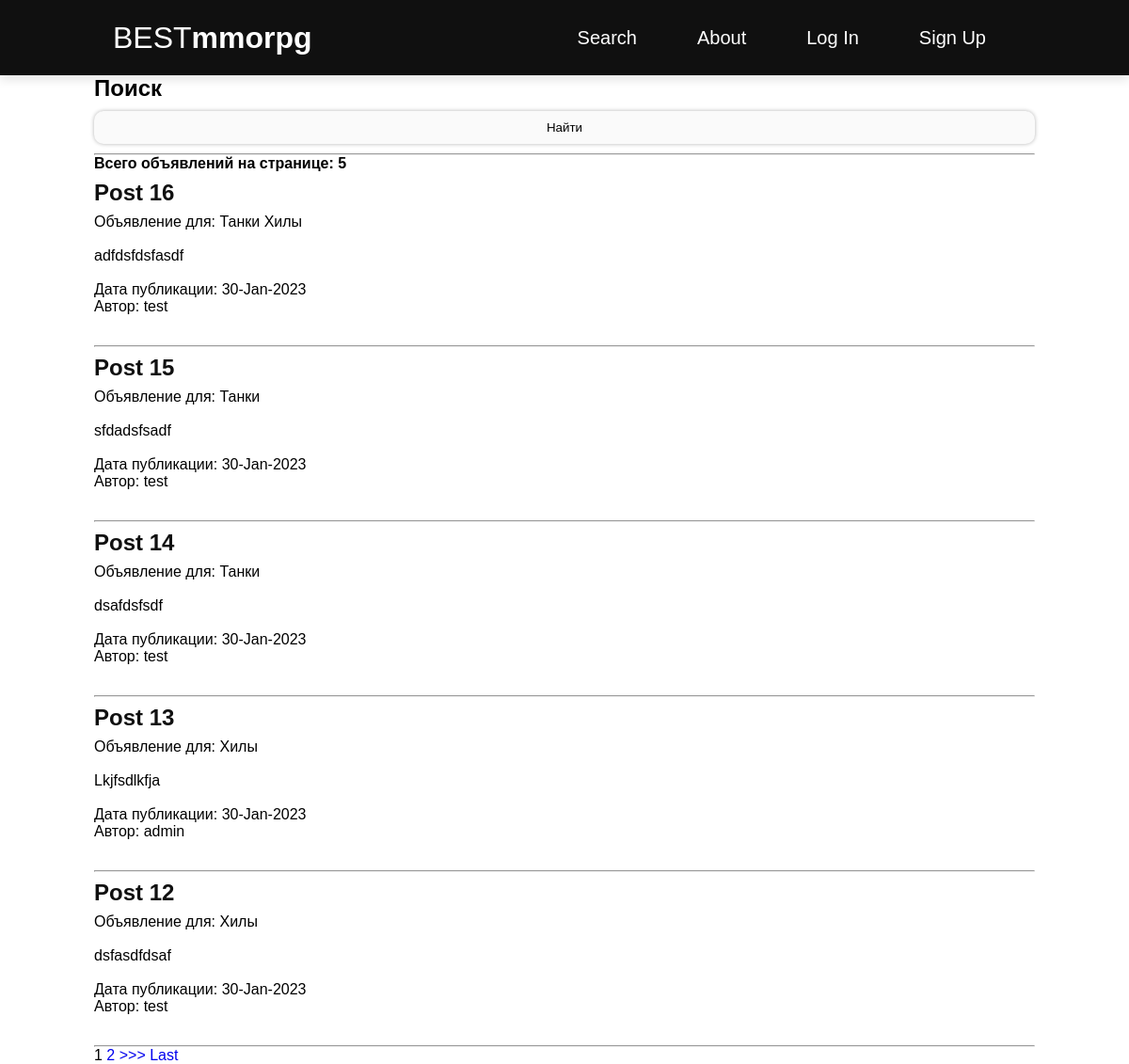
The page / on the database its author committed.
### posts/models.py (models this page shows, shortened)
class Post(models.Model):
    author = models.ForeignKey(Author, on_delete=models.CASCADE)
    title = models.CharField(max_length=255)
    body = models.TextField()
    post_time = models.DateTimeField(auto_now_add=True)
    category = models.ManyToManyField(Category)

class Category(models.Model):
    name = models.CharField(max_length=255, unique=True)
    def __str__(self):
        return self.name

class Author(models.Model):
    user = models.OneToOneField(User, on_delete=models.CASCADE)
    def __str__(self):
        author_id = str(self.user.username)
        return author_id

### posts/views.py (the view)
# urls.py: path('', PostListView.as_view(), name='home'),
class PostListView(ListView):
    model = Post
    ordering = '-post_time'
    context_object_name = 'posts'
    template_name = 'posts/home.html'
    paginate_by = 5

### posts/templatetags/custom_filters.py (called while the page is built)
@register.filter
def hide_forbidden(value):
    words = value.split()
    result = []
    forbidden_words = ['fuck', 'fucked', 'fucking', 'nigger', 'niggers', 'whore', 'whores', 'slut', 'sluts',
                       'bitch', 'freak', 'douchebag', 'faggot', 'homo', 'prick', 'dick', 'cunt', 'pussy']
    for word in words:
        if word in forbidden_words:
            result.append(word[0] + "*"*(len(word)-2) + word[-1])
        else:
            result.append(word)
    return " ".join(result)

### posts/templatetags/custom_tags.py (called while the page is built)
@register.simple_tag(takes_context=True)
def url_replace(context, **kwargs):
    d = context['request'].GET.copy()
    for k, v in kwargs.items():
        d[k] = v
    return d.urlencode()        # кодируем параметры в формат, который может быть указан в строке браузера

### templates/posts/home.html (shortened to what this page needs)
{% extends 'base.html' %}
{% load custom_filters %}
{% load custom_tags %}
{% block content %}
    <h2>Поиск</h2>
    <form action="" method="get">
        <input type="submit" value="Найти"/>
    </form>
    <hr>
    <h4>Всего объявлений на странице: {{ posts|length }} </h4>
    {% if posts %}
        {% for post in posts %}
        <div class="post-entry">
            <h2><a href="{% url 'post_detail' post.pk %}">{{ post.title | hide_forbidden}}</a></h2>
            <p>Объявление для: {% for category in post.category.all %} {{ category }} {% endfor %}</p>
            <br>
            <p class="text">{{ post.body | safe | truncatechars:50}}</p>
            <br>
            <p>Дата публикации: {{ post.post_time | date:'d-M-Y'}}</p>
            <p>Автор: {{ post.author }}</p>
        </div>
        <hr>
        {% endfor %}
        {% if is_paginated %}
            {% for num in page_obj.paginator.page_range %}
                {% if page_obj.number == num %}
                    <a>{{ num }}</a>
                {% elif num > page_obj.number|add:'-2' and num < page_obj.number|add:'2' %}
                    <a href="?{% url_replace page=num %}">{{ num }}</a>
                {% endif %}
            {% endfor %}
            {% if page_obj.has_next %}
                <a href="?{% url_replace page=page_obj.next_page_number  %}">>>></a>
                <a href="?{% url_replace page=page_obj.paginator.num_pages %}">Last</a>
            {% endif %}
        {% endif %}
    {% else %}
        <h3>Объявлений нет</h3>
    {% endif %}
{% endblock content %}

### static/css/style.css (style rules this page uses)
*, *:before, *:after { margin: 0; padding: 0; box-sizing: border-box; font-family: 'Source Sans Pro', sans-serif; text-decoration: none; }
.post-entry { margin-bottom: 2rem; }
.post-entry h2 { margin: 0.5rem 0; }
.post-entry h2 a, .post-entry h2 a:visited { color:#101010; }
.post-entry p { margin: 0; font-weight: 400; }
.text { font-size: 32px; }
input { display:block; width:100%; margin:10px 0; padding:10px; background-color: #fafafa; border:0; border-radius:10px; box-shadow:0 0 4px rgba(0,0,0,0.3); transition: .5s box-shadow; }

### rows shown on the page
Post: title|hide_forbidden "Post 16", body "adfdsfdsfasdf", post_time "30-Jan-2023", author "test"
Category: name "Танки"
Category: name "Хилы"
Post: title|hide_forbidden "Post 15", body "sfdadsfsadf", post_time "30-Jan-2023", author "test"
Post: title|hide_forbidden "Post 14", body "dsafdsfsdf", post_time "30-Jan-2023", author "test"
Post: title|hide_forbidden "Post 13", body "Lkjfsdlkfja", post_time "30-Jan-2023", author "admin"
Post: title|hide_forbidden "Post 12", body "dsfasdfdsaf", post_time "30-Jan-2023", author "test"

### other values the page prints
{{ posts|length }} "5"
{{ num }} "1"
{{ num }} "2"
